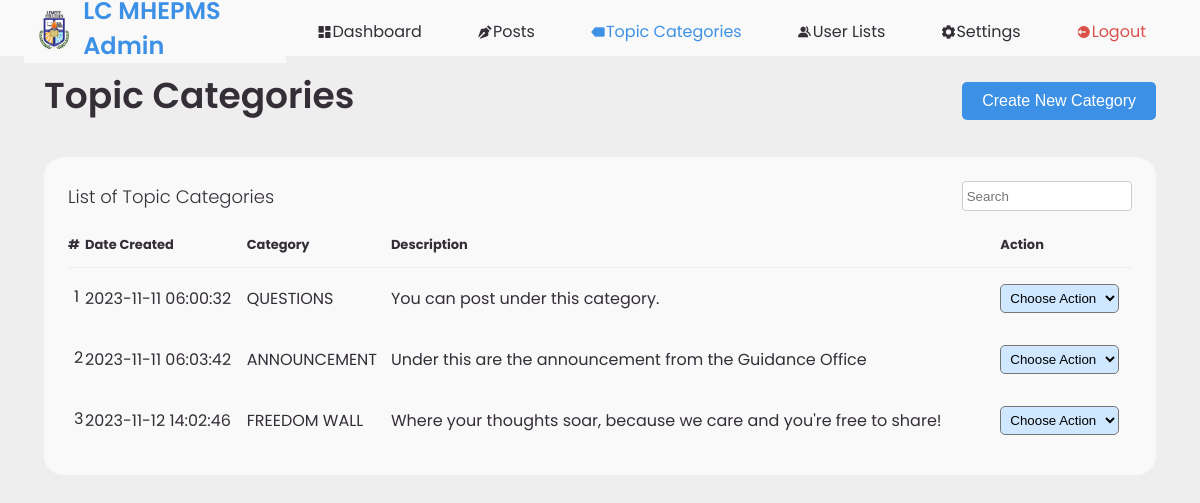
The page /Admin/category.php on the database its author committed.
### tables this page shows
CREATE TABLE `category` (
  `categoryId` int(11) NOT NULL,
  `date_created` datetime NOT NULL,
  `blog_category` varchar(255) NOT NULL,
  `blog_description` longtext NOT NULL
);

### Admin/category.php (the view, shortened to what this page needs)
<?php
include '../Users/config.php';
$sql = "SELECT `categoryId`, `date_created`, `blog_category`, `blog_description` FROM `category` ";
$result = mysqli_query($link, $sql);
?>
<!DOCTYPE html>
<html lang="en">
<head>
	<link href='https://unpkg.com/boxicons@2.0.9/css/boxicons.min.css' rel='stylesheet'>
</head>
<body>
<?php include 'admin_navbar.php'; ?>
	<section id="content">
		<main>
			<div class="head-title">
				<div class="left">
					<h1>Topic Categories</h1>
				</div>
                <div class="icon-container">
                    <button class="create-category-btn" onclick="location.href='create_category.php'">Create New Category</button>
                </div>
			</div>
			<div class="table-data">
				<div class="order">
					<div class="head">
                        <a>List of Topic Categories</a>
						<div class="icon-container">
                            <input type="text" id="searchInput" class="searchInput" placeholder=" Search" oninput="performSearch()">
                        </div>
					</div>
					<table>
						<thead>
							<tr>
								<th>#</th>
								<th>Date Created</th>
								<th>Category</th>
								<th>Description</th>
								<th>Action</th>
							</tr>
						</thead>
						<tbody>
						<?php
                            if(mysqli_num_rows($result) > 0){
                                $counter = 1;
                                while($row = mysqli_fetch_assoc($result)){
                                    echo "<tr>";
									echo "<td>" . $counter . "</td>";
                                    echo "<td>" . $row["date_created"] . "</td>";
                                    echo "<td>" . $row["blog_category"] . "</td>";
                                    echo "<td>" . $row["blog_description"] . "</td>";
									echo "<td>";
                                    echo "<select style='background: #CFE8FF; border-radius: 5px; padding: 5px; color: #000;' name='action' onchange='actionDropdown(this.value, " . $row["categoryId"] . ")'>";
                                    echo "<option value='' selected>Choose Action</option>";
                                    echo "</select>";
                                    echo "</td>";
									echo "</tr>";
                                    $counter++;
                                }
                            } else {
                                echo "<tr><td colspan='5'>No results</td></tr>";
                            }
                            ?>
                        </tbody>
                    </table>
                </div>
            </div>
        </main>
    </section>
</body>
</html>

### Admin/category.php (style rules this page uses)
* { margin: 0; padding: 0; box-sizing: border-box; }
a { text-decoration: none; }
:root { --poppins: 'Poppins', sans-serif; --lato: 'Lato', sans-serif; --light: #F9F9F9; --blue: #3C91E6; --light-blue: #CFE8FF; --grey: #eee; --dark-grey: #AAAAAA; --dark: #342E37; --red: #DB504A; --yellow: #FFCE26; --light-yellow: #FFF2C6; --orange: #FD7238; --light-orange: #FFE0D3; }
html { overflow-x: hidden; }
body { background: var(--grey); overflow-x: hidden; }
#content { overflow-y: auto; position: relative; }
#content main { width: calc(100% - 40px); margin: 0 auto; padding: 36px 24px; font-family: var(--poppins); max-height: calc(100vh - 56px); margin-top: 2rem; }
#content main .head-title { display: flex; align-items: center; justify-content: space-between; grid-gap: 16px; flex-wrap: wrap; }
#content main .head-title .left h1 { font-size: 36px; font-weight: 600; margin-bottom: 10px; color: var(--dark); }
#content main .table-data { display: flex; flex-wrap: wrap; grid-gap: 24px; margin-top: 24px; width: 100%; color: var(--dark); }
#content main .table-data > div { border-radius: 20px; background: var(--light); padding: 24px; overflow-x: auto; }
#content main .table-data .head { display: flex; align-items: center; grid-gap: 16px; margin-bottom: 24px; }
.create-category-btn { background-color: #3C91E6; color: #fff; border: none; padding: 10px 20px; border-radius: 5px; cursor: pointer; font-size: 16px; }
#content main .table-data .head .icon-container { display: flex; align-items: center; margin-right: -1rem; }
#content main .table-data .head .searchInput { border: 1px solid #ccc; border-radius: 4px; height: 30px; width: 170px; }
#content main .table-data .head a { margin-right: auto; font-size: 18px; font-weight: 300; }
#content main .table-data .order { flex-grow: 1; flex-basis: 500px; }
#content main .table-data .order table { width: 100%; border-collapse: collapse; }
#content main .table-data .order table th { padding-bottom: 12px; font-size: 13px; text-align: left; border-bottom: 1px solid var(--grey); }
#content main .table-data .order table td { padding: 16px 0; }
#content main .table-data .order table tr td:first-child { display: flex; align-items: center; grid-gap: 12px; padding-left: 6px; }

### Admin/admin_navbar.php (style rules this page uses)
* { margin: 0; padding: 0; box-sizing: border-box; }
a { text-decoration: none; }
:root { --poppins: 'Poppins', sans-serif; --light: #F9F9F9; --blue: #3C91E6; --light-blue: #CFE8FF; --grey: #eee; --dark-grey: #AAAAAA; --dark: #342E37; --red: #DB504A; --yellow: #FFCE26; --light-yellow: #FFF2C6; --orange: #FD7238; --light-orange: #FFE0D3; --green: #30ee59; --light-green: #90e9a4; }
html { overflow-x: hidden; }
body { background: var(--grey); overflow-x: hidden; margin: 0; margin-bottom: 0; }
#content { position: relative; width: 100%; transition: .3s ease; margin-left: 0; margin-bottom: 0; }

### rows shown on the page
category: date_created "2023-11-11 06:00:32", blog_category "QUESTIONS", blog_description "You can post under this category."
category: date_created "2023-11-11 06:03:42", blog_category "ANNOUNCEMENT", blog_description "Under this are the announcement from the Guidance Office"
category: date_created "2023-11-12 14:02:46", blog_category "FREEDOM WALL", blog_description "Where your thoughts soar, because we care and you're free to share!"
